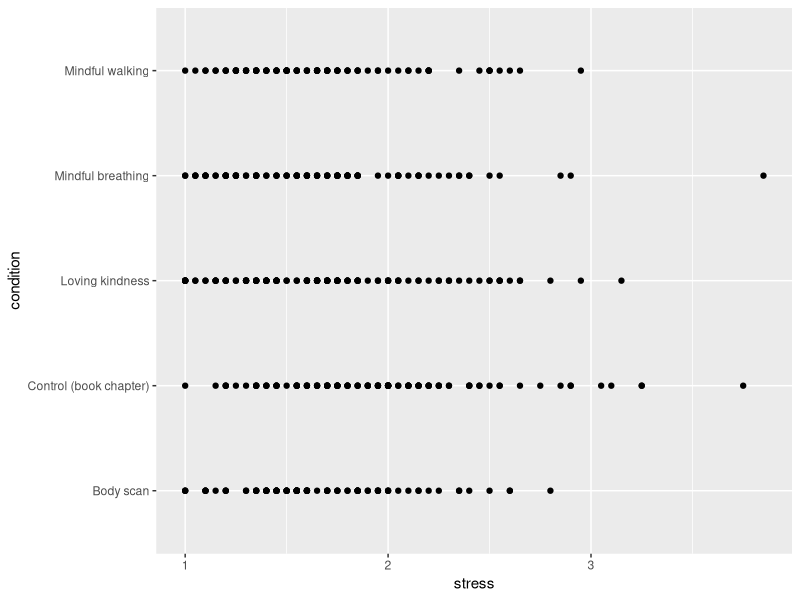
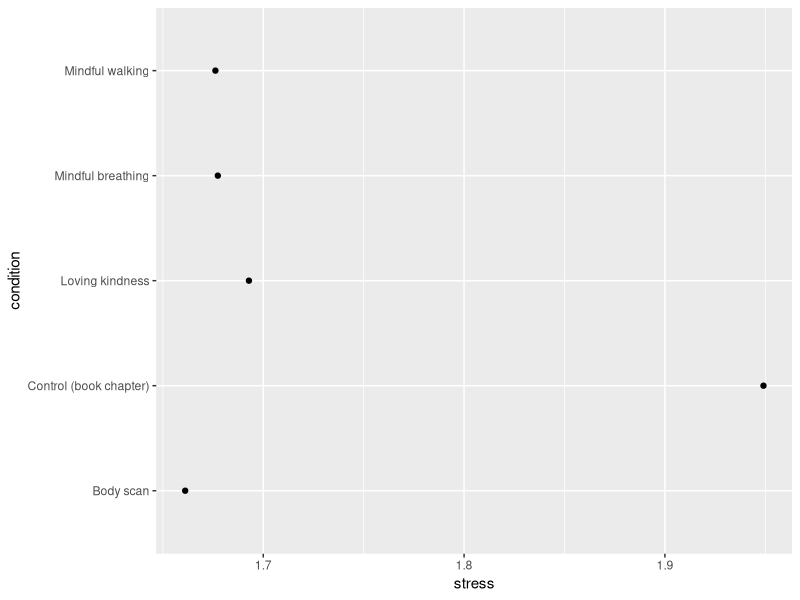
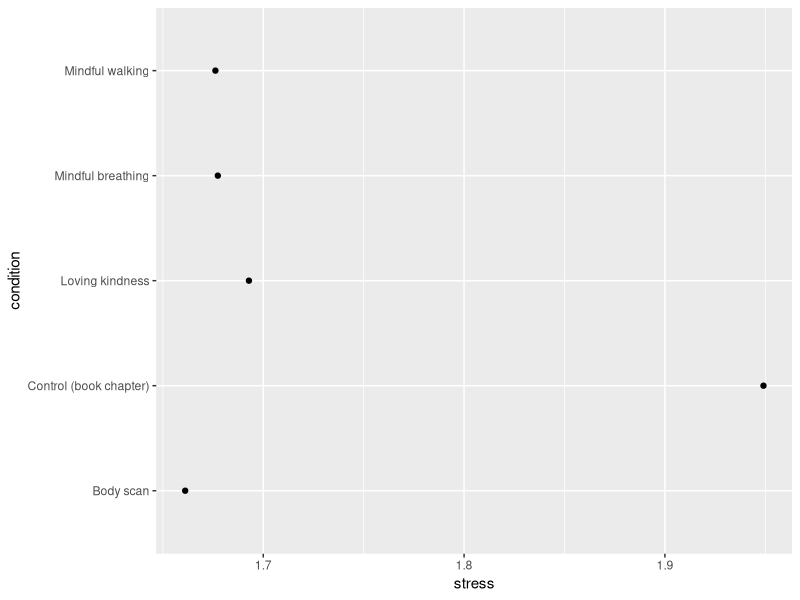
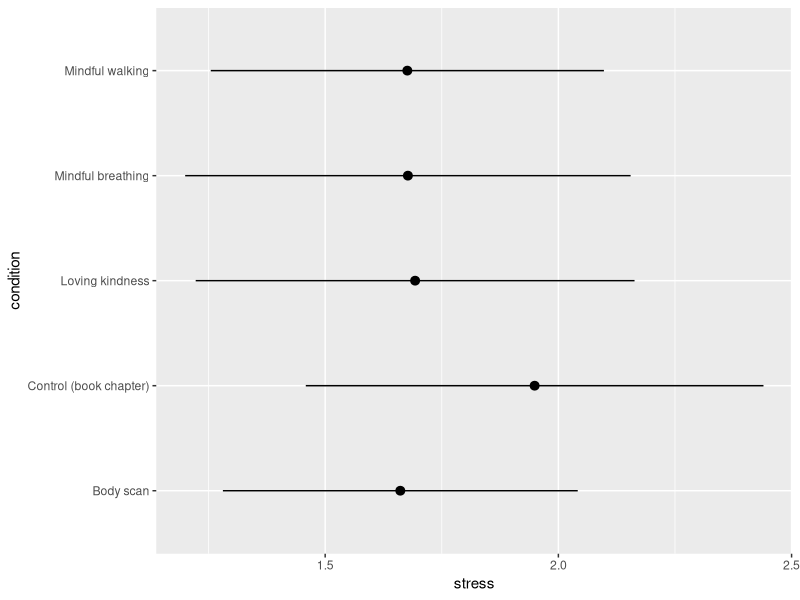
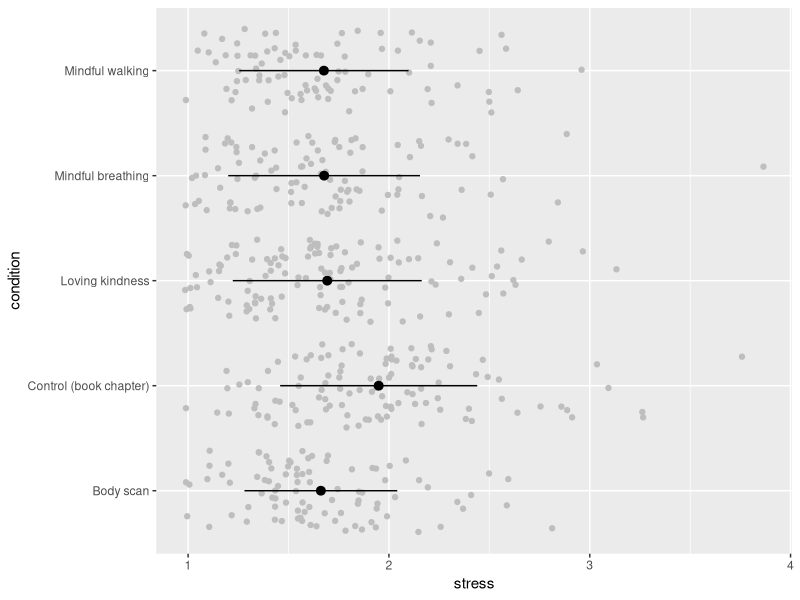
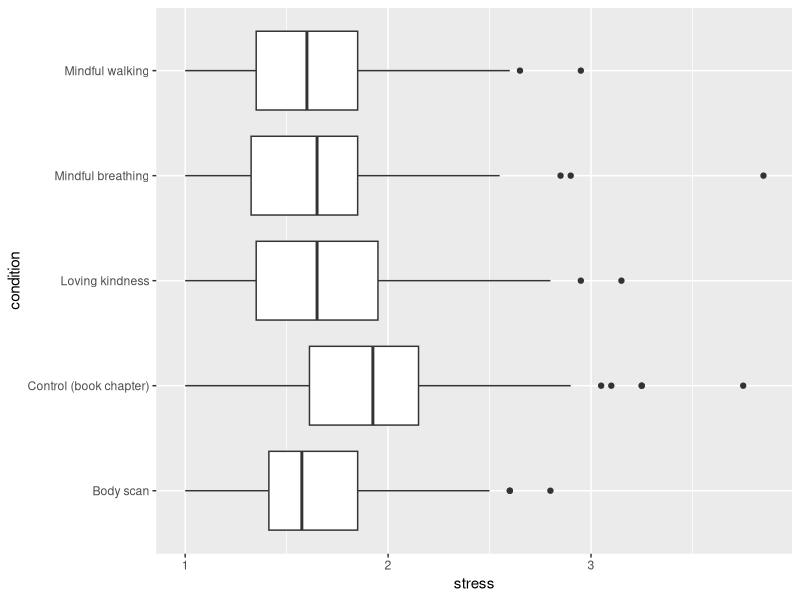

The R script that drew these images, in order:
## ---- chunk 1
#| message: false
library(readr)
library(ggplot2)

# Sample to not saturate plots
meditation = read_csv('data/meditation-stress-sample.csv')
ggplot(meditation, aes(y = condition, x = stress)) +
    geom_point()
## ---- chunk 2
ggplot(meditation, aes(y = condition, x = stress)) +
    geom_point(stat = 'summary', fun = mean)
## ---- chunk 3
#| output: false
ggplot(meditation, aes(y = condition, x = stress)) +
    stat_summary(geom = "point", fun = mean)
## ---- chunk 4
ggplot(meditation, aes(y = condition, x = stress)) +
    geom_pointrange(stat = 'summary', fun.data = mean_sdl, fun.args = list(mult = 1))
## ---- chunk 5
ggplot(meditation, aes(y = condition, x = stress)) +
    geom_jitter(color = 'grey') +
    geom_pointrange(stat = 'summary', fun.data = mean_sdl, fun.args = list(mult = 1))
## ---- chunk 6
ggplot(meditation, aes(y = condition, x = stress)) +
    geom_boxplot()
